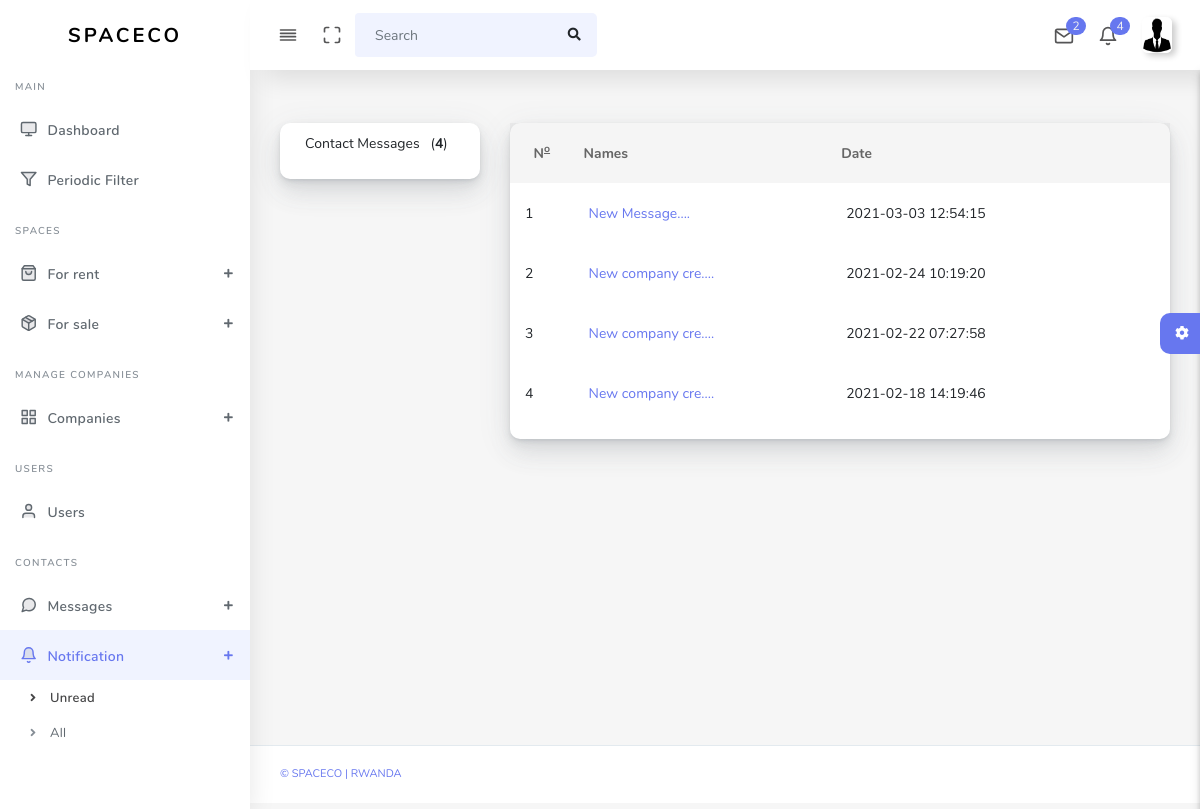
The page /admin/unreadNotification.php (signed in) on the database its author committed.
### tables this page shows
CREATE TABLE `adminnotification` (
  `id` int(11) NOT NULL,
  `content` varchar(255) NOT NULL,
  `notTime` timestamp NOT NULL DEFAULT current_timestamp() ON UPDATE current_timestamp(),
  `status` varchar(100) NOT NULL
);

### admin/unreadNotification.php (the view, shortened to what this page needs)
<!DOCTYPE html>
<html lang="en">
<head>
  <link rel="stylesheet" href="assets/css/app.min.css">
  <link rel="stylesheet" href="assets/css/style.css">
  <link rel="stylesheet" href="assets/css/components.css">
  <link rel="stylesheet" href="assets/css/custom.css">
</head>
<body>
  <div id="app">
      <?php require_once("includes/header.php")?>
      <?php require_once("includes/left_nav.php")?>
    <div class="main-wrapper main-wrapper-1">
      <div class="main-content">
        <section class="section">
          <div class="section-body">
            <div class="row">
              <div class="col-xs-12 col-sm-12 col-md-3 col-lg-3">
                <div class="card">
                  <div class="body">
                    <div id="mail-nav">
                      <ul class="" id="mail-folders">
                        <li>
                          <a href="" title="Inbox">Contact Messages &nbsp;
                              <?php
                                $fi = mysqli_query($conn,"SELECT *FROM adminnotification WHERE status='unread'") or die(mysqli_error($conn));
                                if (mysqli_num_rows($fi)>0) {
                                    $num = mysqli_num_rows($fi);
                                    echo "(<b>".$num."</b>)";
                                }else{
                                    echo "(<b>0</b>)";
                                }
                              ?>
                          </a>
                        </li>
                      </ul>
                    </div>
                  </div>
                </div>
              </div>
              <div class="col-xs-12 col-sm-12 col-md-9 col-lg-9">
                <div class="card">
                    <div class="boxs mail_listing">
                        <div class="inbox-center table-responsive">
                        <table class="table table-hover">
                            <thead>
                                <tr>
                                    <th class="text-center">
                                        N<sup><u>o</u></sup>
                                    </th>
                                    <th>Names</th>
                                    <th>Date</th>
                                    <th class="hidden-xs" colspan="2">
                                    <div class="pull-right">
                                    </div>
                                    </th>
                                </tr>
                            </thead>
                            <tbody>
                                <?php
                                    $q = mysqli_query($conn,"SELECT *FROM adminnotification WHERE status='unread' ORDER BY id DESC limit 20") or die(mysqli_error($conn));
                                    if (mysqli_num_rows($q)>0) {
                                        $count = 1;
                                        while ($fe = mysqli_fetch_array($q)) {
                                           ?>
                                            <tr>
                                                <td class="tbl-checkbox">
                                                    <?= $count;?>
                                                </td>
                                                <td class="hidden-xs"><a href="updateAdminNotification?id=<?= $fe['id']?>"><?= substr($fe['content'],0,15)."....";?></a></td>
                                                <td class="max-texts">
                                                <a href="updateAdminNotification?id=<?= $fe['id']?>"><?= $fe['notTime']?></a>
                                                </td>
                                            </tr>
                                           <?php
                                        $count++;}
                                    }
                                ?>
                            </tbody>
                        </table>
                        </div>
                    </div>
                    </div>
                </div>
            </div>
          </div>
        </section>
        <div class="settingSidebar">
          <a href="javascript:void(0)" class="settingPanelToggle"> <i class="fa fa-spin fa-cog"></i>
          </a>
        </div>
      </div>
      <footer class="main-footer">
        <div class="footer-left">
          <a href="">&copy Spaceco | Rwanda</a></a>
        </div>
      </footer>
    </div>
  </div>
</body>
</html>

### rows shown on the page
adminnotification: content "New Message", notTime "2021-03-03 12:54:15"
adminnotification: content "New company cre", notTime "2021-02-24 10:19:20"
adminnotification: content "New company cre", notTime "2021-02-22 07:27:58"
adminnotification: content "New company cre", notTime "2021-02-18 14:19:46"

### other values the page prints
$number "2"
$total "4"
$num "4"
